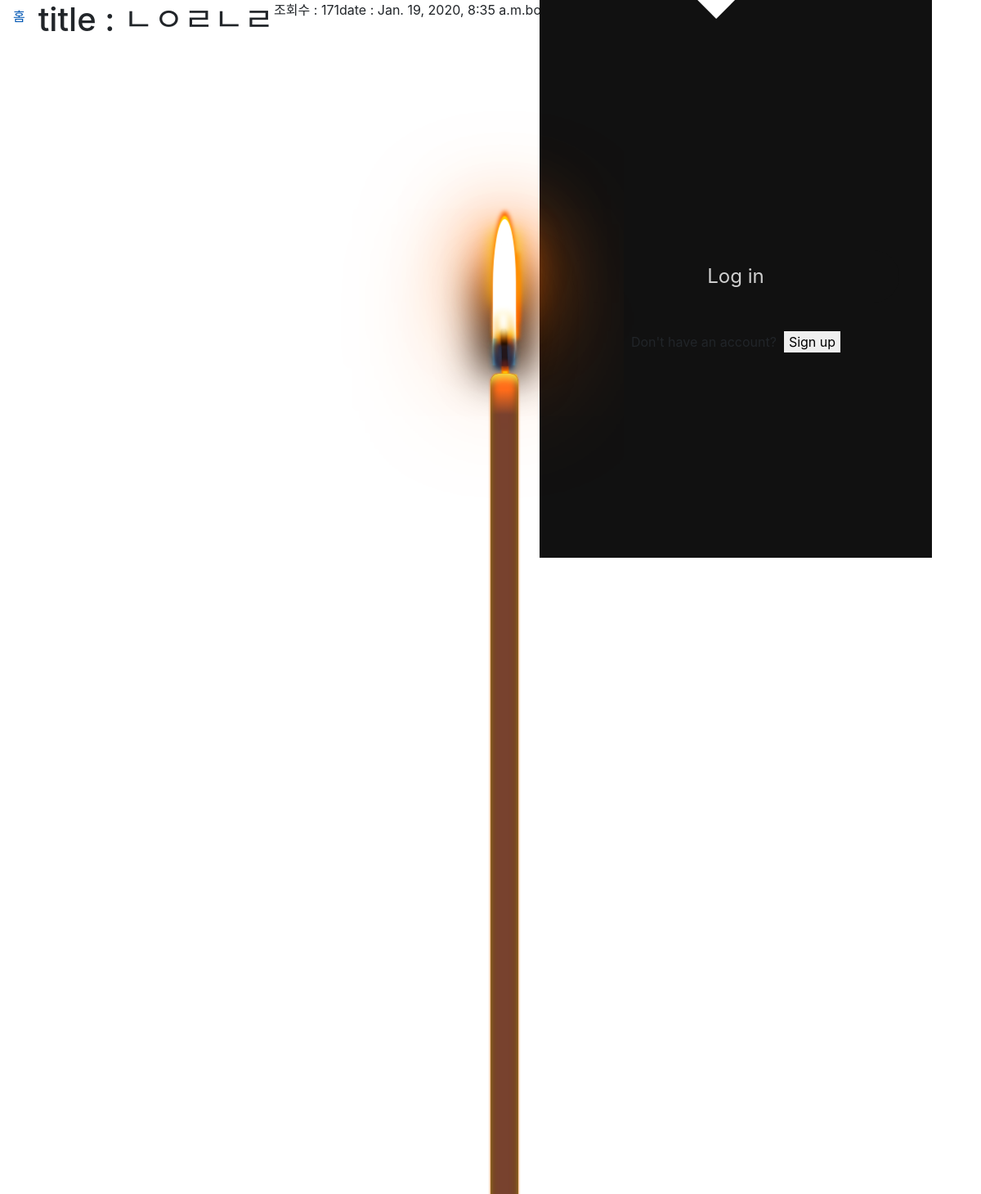
/myapp/detail/9, run on the app's committed database.
### myapp/models.py (models this page shows, shortened)
class Letter(models.Model):
    writer = models.ForeignKey(User, null=True, on_delete=models.CASCADE, related_name='letters')
    title = models.CharField(max_length=50)
    pub_date = models.DateTimeField(auto_now_add=True)
    body = models.TextField(max_length=200)
    letter_hit = models.PositiveIntegerField(default=0)
    bgm = models.URLField(max_length=200)

### myapp/views.py (the view)
# urls.py: path('detail/<int:letter_id>', views.detail, name = 'detail'),
def detail(request, letter_id):
    letter_detail = get_object_or_404(Letter, pk = letter_id)
    mine = False
    if letter_detail.writer == request.user:
        mine = True
    return render(request, 'myapp/detail.html', {'letter':letter_detail, 'mine':mine})

### myapp/templates/myapp/detail.html (shortened to what this page needs)
{% extends 'base.html' %}
{% block content %}
{% load staticfiles %}
<h1>title : {{letter.title}}</h1>
<p>조회수 : {{letter.letter_hit}}</p>
<p>date : {{letter.pub_date}}</p>
<p>body : {{letter.body}}</p>
<a href = "{{letter.bgm}}">추천곡 들으러 가기</a>
{% if mine is False %}
    <a href="{% url 'commentcreate' letter.id %}">답장하기</a>
    <form method='POST'>
        <button type='submit'>답장 보내기</button>
    </form>
{% endif %}
{% endblock %}

### mysite/templates/base.html (style rules this page uses)
input, button { outline: none; border: none; }

### data on the page
Letter: title "ㄴㅇㄹㄴㄹ", letter_hit "171", pub_date "Jan. 19, 2020, 8:35 a.m."
